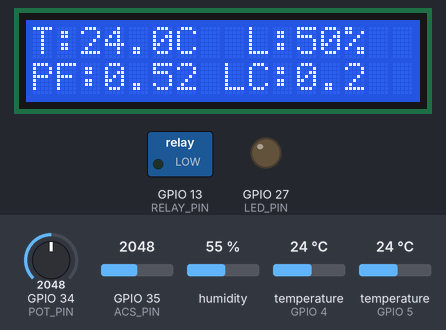
A sketch run on a simulated ESP32. Shown: 16×2 character LCD, switched loads named in the sketch (green lamp = pin HIGH), output pins drawn as LEDs (lit = HIGH). The test bench sets the inputs (shaded band); at power-on: GPIO 34 (POT_PIN) = 2048, temperature (sensors on GPIO 5, GPIO 4) 24 °C, GPIO 35 (ACS_PIN) = 2048, humidity 55 %. Random numbers use the default seed unless the sketch sets one; what the sketch prints to the serial monitor is not drawn.

Above: at 3.2 s.
3.3 s: GPIO 34 (POT_PIN) set to 3071
At 5.6 s:
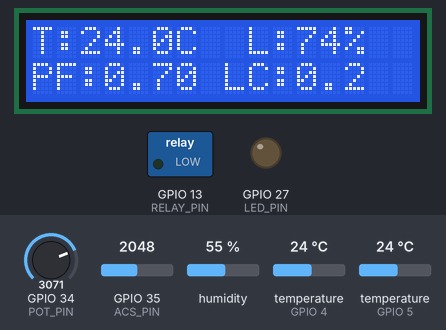
6.3 s: GPIO 34 (POT_PIN) set to 3177
At 8.7 s:
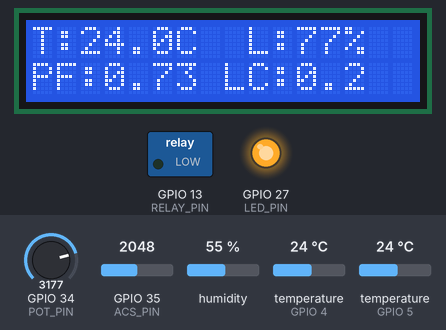
13.3 s: temperature (sensor on GPIO 5) set to 39.4 °C
At 15.6 s:
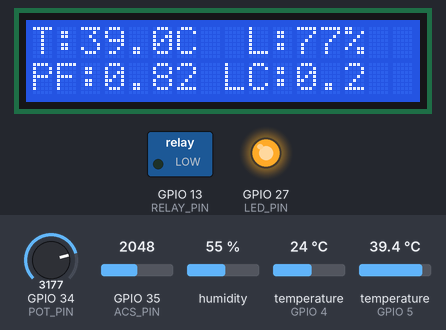
16.7 s: temperature (sensor on GPIO 5) set to 40.6 °C
At 18.7 s:
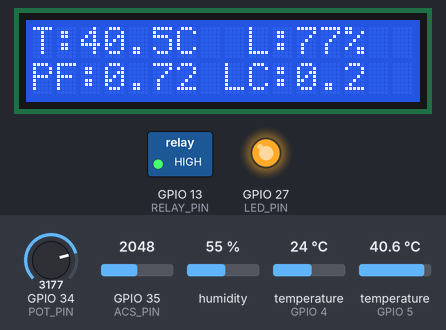
21.9 s: GPIO 34 (POT_PIN) set to 2866
At 23.7 s:
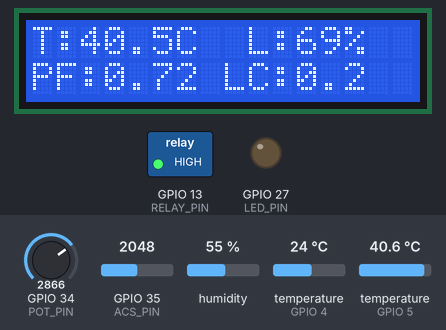
28.9 s: GPIO 35 (ACS_PIN) set to 2866
At 31.8 s:
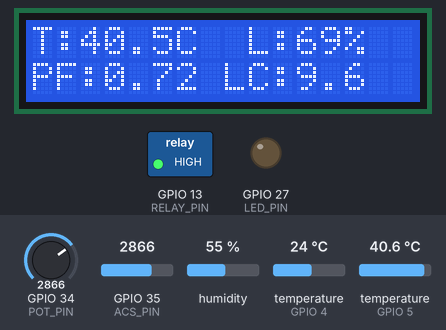
Timing chart, 0 to 33.3 s (numbered marks = the images above; inputs shaded):
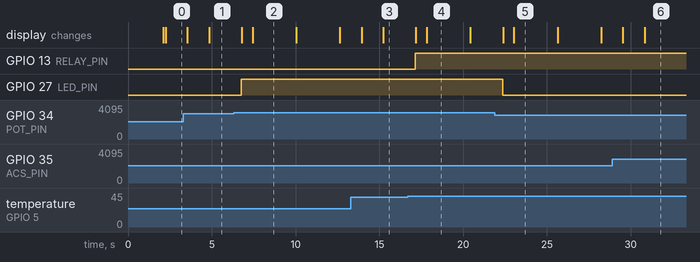

Measured:
- the behaviour switches between 3112 and 3113 on GPIO 34 (POT_PIN) (found by bisection; images 1 and 2)
- the behaviour switches between 39.9 and 40 °C on temperature (sensor on GPIO 5) (found by bisection; images 3 and 4)
- after the input at 6.3 s, GPIO 27 (LED_PIN): LOW → HIGH after 0.46 s
- after the input at 16.7 s, GPIO 13 (RELAY_PIN): LOW → HIGH after 0.46 s
- after the input at 21.9 s, GPIO 27 (LED_PIN): HIGH → LOW after 0.45 s
- what the display in image 2 shows lasts 2.6 s, from 7.4 s to 10.0 s

The sketch:

Ar.ino
```cpp
#include <Wire.h>
#include <LiquidCrystal_I2C.h>
#include <DHT.h>
#include <OneWire.h>
#include <DallasTemperature.h>

// ---------------- PIN DEFINITIONS ----------------
#define DHTPIN 4
#define ONE_WIRE_BUS 5
#define RELAY_PIN 13
#define POT_PIN 34
#define LED_PIN 27
#define ACS_PIN 35
#define DHTTYPE DHT22

// ---------------- OBJECTS ----------------
DHT dht(DHTPIN, DHTTYPE);
OneWire oneWire(ONE_WIRE_BUS);
DallasTemperature sensors(&oneWire);
LiquidCrystal_I2C lcd(0x27, 16, 2);

// ---------------- TIMER VARIABLES ----------------
unsigned long relayActivationTime = 0;
bool relayActive = false;
const unsigned long RELAY_HOLD_TIME = 5000;

unsigned long ledActivationTime = 0;
bool ledActive = false;
const unsigned long LED_HOLD_TIME = 5000;

unsigned long pfUpdateTime = 0;
float currentPf = 0.0;
const unsigned long PF_UPDATE_INTERVAL = 2000;

void setup() {

  Serial.begin(115200);

  pinMode(RELAY_PIN, OUTPUT);
  pinMode(LED_PIN, OUTPUT);

  digitalWrite(RELAY_PIN, LOW);
  digitalWrite(LED_PIN, LOW);

  lcd.init();
  lcd.backlight();

  dht.begin();
  sensors.begin();
  sensors.setResolution(9);

  lcd.setCursor(0,0);
  lcd.print("System Starting");
  delay(2000);
  lcd.clear();
}

void loop() {

  // ---------------- LOAD % ----------------
  int potValue = analogRead(POT_PIN);
  int loadPercent = map(potValue,0,4095,0,100);
  loadPercent = constrain(loadPercent,0,100);

  // ---------------- POWER FACTOR ----------------
  if(millis()-pfUpdateTime >= PF_UPDATE_INTERVAL){

    pfUpdateTime = millis();

    float basePf = loadPercent / 100.0;
    float offset = random(20,51)/1000.0;

    if(random(0,2)==0) offset = -offset;

    currentPf = constrain(basePf + offset,0.0,1.0);
  }

  // ---------------- ACS712 LOAD CURRENT ----------------
  float espVoltage = 0;

  for(int i=0;i<100;i++){
    espVoltage += (analogRead(ACS_PIN)/4095.0)*3.3;
  }

  espVoltage /= 100.0;

  float acsVoltage = espVoltage * 1.5;

  float loadCurrent = (acsVoltage - 2.5)/0.100;

  if(abs(loadCurrent)<0.15)
      loadCurrent = 0;

  // ---------------- DHT22 ----------------
  float humidity = dht.readHumidity();
  float airTemp = dht.readTemperature();

  // ---------------- DS18B20 ----------------
  sensors.requestTemperatures();
  float oilTemp = sensors.getTempCByIndex(0);

  // ---------------- RELAY ----------------
  bool tempHigh = (airTemp>40.0)||(oilTemp>39.5);

  if(tempHigh){

    if(!relayActive){

      relayActive = true;
      relayActivationTime = millis();
      digitalWrite(RELAY_PIN,HIGH);
    }
  }
  else{

    if(relayActive && millis()-relayActivationTime>=RELAY_HOLD_TIME){

      relayActive=false;
      digitalWrite(RELAY_PIN,LOW);
    }
  }

  // ---------------- LED ----------------
  bool highLoad = loadPercent>75;

  if(highLoad){

    if(!ledActive){

      ledActive=true;
      ledActivationTime=millis();
      digitalWrite(LED_PIN,HIGH);
    }
  }
  else{

    if(ledActive && millis()-ledActivationTime>=LED_HOLD_TIME){

      ledActive=false;
      digitalWrite(LED_PIN,LOW);
    }
  }

  // ---------------- LCD ----------------
  lcd.setCursor(0,0);
  lcd.print("T:");
  lcd.print(oilTemp,1);
  lcd.print("C ");

  lcd.setCursor(9,0);
  lcd.print("L:");
  lcd.print(loadPercent);
  lcd.print("% ");

  lcd.setCursor(0,1);
  lcd.print("PF:");
  lcd.print(currentPf,2);

  lcd.setCursor(8,1);
  lcd.print("LC:");
  lcd.print(abs(loadCurrent),1);
  lcd.print(" ");

  // ---------------- SERIAL OUTPUT FOR PYTHON ----------------
  // Format:
  // humidity,current,load,loadCurrent,powerFactor

  Serial.print(humidity,1);
  Serial.print(",");

  Serial.print(abs(loadCurrent),2);
  Serial.print(",");

  Serial.print(loadPercent);
  Serial.print(",");

  Serial.print(abs(loadCurrent),2);
  Serial.print(",");

  Serial.println(currentPf,2);

  delay(500);
}
```
